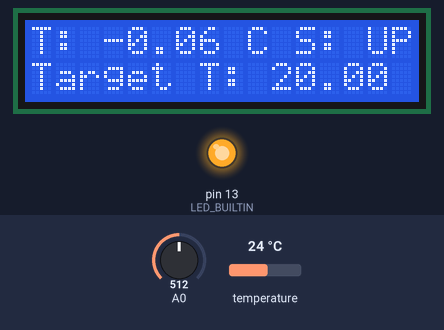
This sketch was run on a simulated Arduino Uno, built with avr-gcc and run on an emulated ATmega328P. On the bench: 16×2 character LCD, output pins drawn as LEDs (lit = HIGH). The inputs (shaded band) are chosen by the test bench; at power-on: A0 = 512, temperature 24 °C.

Above: at 1.2 s.
1.3 s: A0 set to 592
2.8 s: A0 set to 615
At 4.3 s:
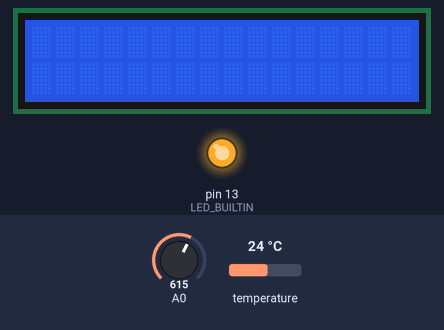
6.9 s: A0 set to 511
At 7.3 s:
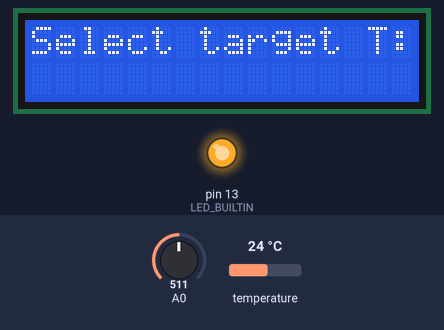
Timing chart, 0 to 9.9 s (numbered marks = the images above; inputs shaded):
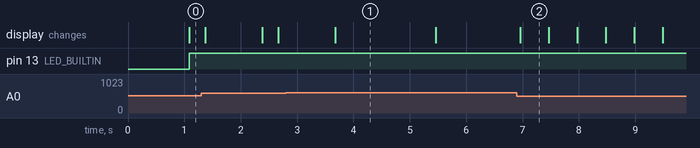

The sketch:

main.ino.ino
```cpp
#include <OneWire.h>
#include <LiquidCrystal.h>

#define BUTTON_SELECT 1
#define BUTTON_RIGHT 2
#define BUTTON_UP 3
#define BUTTON_DOWN 4
#define BUTTON_LEFT 5

#define MAX_TEMP 35.00
#define MIN_TEMP 18.00

#define STEP 0.5

#define SENSOR_COUNT 1

OneWire  ds[] = {OneWire(11), OneWire(3)};
LiquidCrystal lcd(8, 9, 4, 5, 6, 7);
float temp = 20.00, new_temp;

int get_button(int val) {
  if (val < 50) return BUTTON_RIGHT; //select ~ 737, left ~ 502, up ~ 143, down ~ 327, right ~ 0
  else if (val < 200) return BUTTON_UP;
  else if (val < 400) return BUTTON_DOWN;
  else if (val < 600) return BUTTON_LEFT;
  else if (val < 800) return BUTTON_SELECT;
  return 0;
}

float get_avg_temp() {
  float sum = 0;
  for (int j; j < SENSOR_COUNT; j++) {
    byte i;
    byte present = 0;
    byte type_s;
    byte data[12];
    byte addr[8];
    float celsius;

    if ( !ds[j].search(addr)) {
      ds[j].reset_search();
      delay(250);
      return;
    }

    ds[j].reset();
    ds[j].select(addr);
    ds[j].write(0x44, 1);

    delay(1000);
    present = ds[j].reset();
    ds[j].select(addr);
    ds[j].write(0xBE);

    for ( i = 0; i < 9; i++) {
      data[i] = ds[j].read();
    }

    int16_t raw = (data[1] << 8) | data[0];
    if (type_s) {
      raw = raw << 3;
      if (data[7] == 0x10) {
        raw = (raw & 0xFFF0) + 12 - data[6];
      }
    } else {
      byte cfg = (data[4] & 0x60);
      if (cfg == 0x00) raw = raw & ~7;  // 9 bit resolution, 93.75 ms
      else if (cfg == 0x20) raw = raw & ~3; // 10 bit res, 187.5 ms
      else if (cfg == 0x40) raw = raw & ~1; // 11 bit res, 375 ms
      // default is 12 bit resolution, 750 ms conversion time
    }
    celsius = (float)raw / 16.0;
    sum += celsius;
  }
  return sum;
}

void setup(void) {
  lcd.begin(16, 2);
  pinMode(LED_BUILTIN, OUTPUT);
}

void loop(void) {
  int button = 0;
  int cur = 0;
  int status = 0;
  button = get_button(analogRead(0));

  if (button == BUTTON_SELECT) {
    new_temp = temp;
    lcd.clear();
    delay(1500);
    for (;;) {
      lcd.clear();
      lcd.setCursor(0, 0);
      lcd.print("Select target T:");
      if (cur) {
        lcd.setCursor(0, 1);
        lcd.print(new_temp);
        cur = !cur;
      } else {
        lcd.setCursor(0, 1);
        lcd.print("     ");
        cur = !cur;
      }
      button = get_button(analogRead(0));
      if (button == BUTTON_UP && new_temp <= MAX_TEMP) new_temp += STEP;
      else if (button == BUTTON_DOWN && new_temp >= MIN_TEMP) new_temp -= STEP;
      else if (button == BUTTON_SELECT) {
        temp = new_temp;
        button = 0;
        lcd.clear();
        break;
      }
      delay(500);
    }
  }

  float current_temp = get_avg_temp();
  if (current_temp < temp) {
    status = 1;
    digitalWrite(LED_BUILTIN, HIGH);
  } else {
    status = 0;
    digitalWrite(LED_BUILTIN, LOW);
  }

  lcd.setCursor(0, 0);
  lcd.print("T:");
  lcd.setCursor(3, 0);
  lcd.print(current_temp);
  lcd.setCursor(9, 0);
  lcd.print("C");
  lcd.setCursor(11, 0);
  lcd.print("S:");
  lcd.setCursor(14, 0);
  if (status == 1) lcd.print("UP");
  else if (status == 0) lcd.print("NO");
  lcd.setCursor(0, 1);
  lcd.print("Target T:");
  lcd.setCursor(10, 1);
  lcd.print(temp);
}
```

Measured:
- the behaviour switches between 599 and 600 on A0 (found by bisection; images 0 and 1)
- after the input at 2.8 s, the display: first differs from a run without the input after 0.88 s (image 1)
- after the input at 6.9 s, the display: changes after 0.06 s (image 2)
- what the display in image 1 shows lasts 1.8 s, from 3.7 s to 5.5 s
- what the display in image 2 shows lasts 0.5 s, from 7.0 s to 7.5 s
